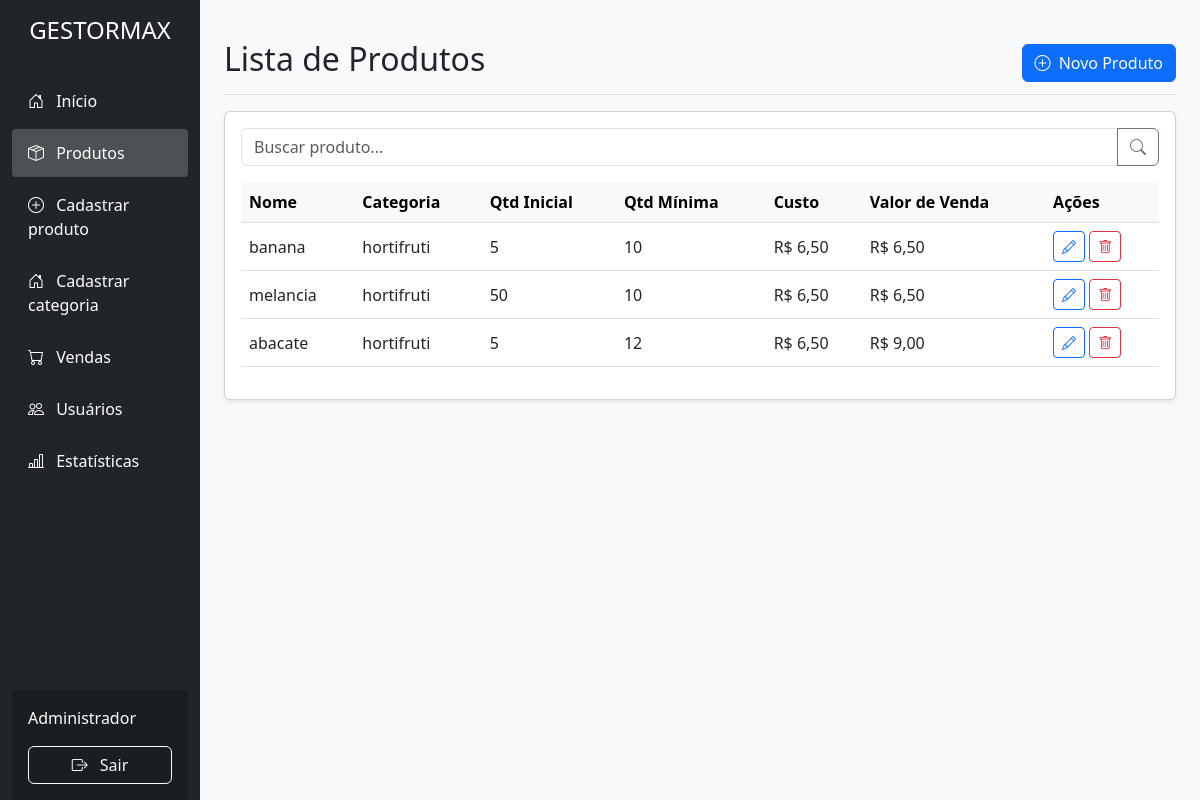
/pages/produtos-lista.php, run on an earlier commit of the app's database.
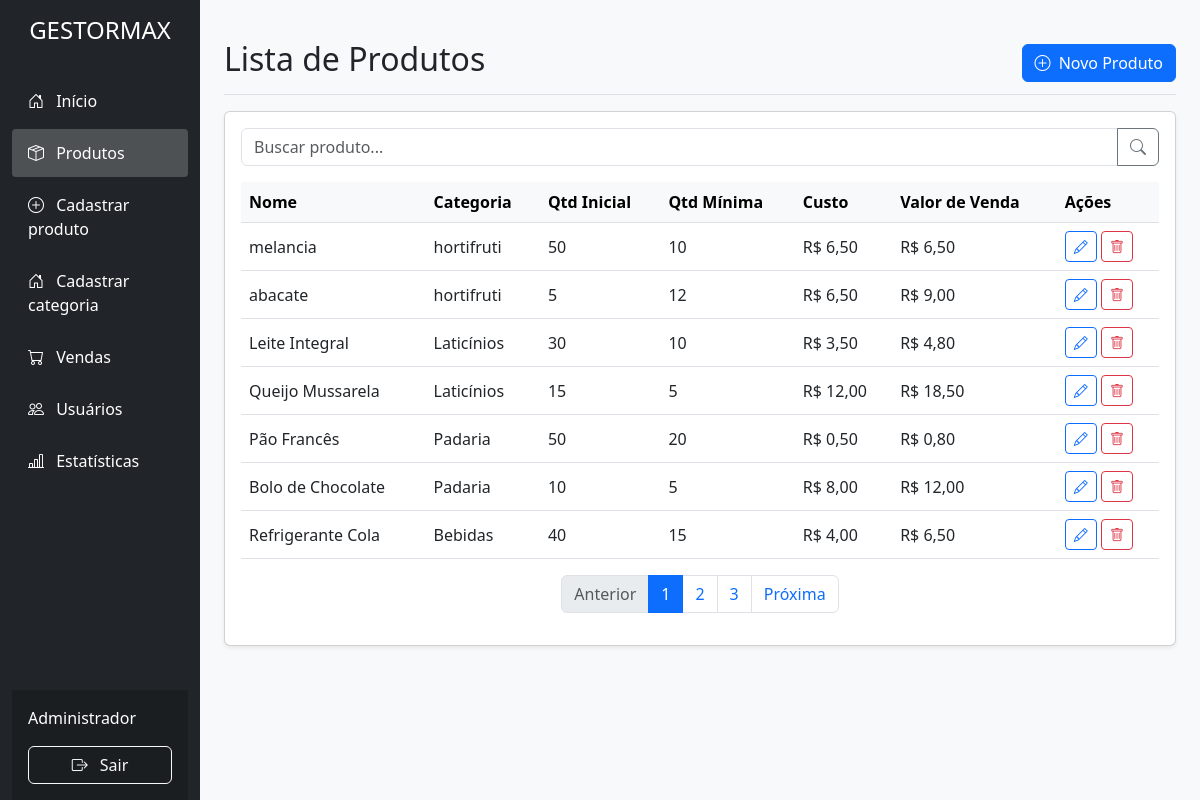
And on a later commit of the database.
### tables this page shows
CREATE TABLE `produtos` (
  `id` int(11) NOT NULL,
  `nome` varchar(100) NOT NULL,
  `categoria_id` int(11) DEFAULT NULL,
  `quantidade_inicial` int(11) NOT NULL,
  `quantidade_minima` int(11) NOT NULL,
  `custo` decimal(10,2) NOT NULL,
  `valor_venda` decimal(10,2) NOT NULL
);

CREATE TABLE `categorias` (
  `categoria_id` int(11) NOT NULL,
  `nome` varchar(100) NOT NULL
);

### pages/produtos-lista.php (the view, shortened to what this page needs)
<?php
include 'conexao.php';
$itemsPerPage = 7;
$page = isset($_GET['page']) ? max(1, intval($_GET['page'])) : 1;
$offset = ($page - 1) * $itemsPerPage;
$sqlCount = "SELECT COUNT(*) AS total FROM produtos";
$resultCount = $conn->query($sqlCount);
$totalProdutos = $resultCount->fetch_assoc()['total'];
$totalPages = ceil($totalProdutos / $itemsPerPage);
$sql = "SELECT p.*, c.nome AS cat_nome FROM produtos p
        LEFT JOIN categorias c ON p.categoria_id = c.categoria_id
        LIMIT $offset, $itemsPerPage";
$result = $conn->query($sql);
?>
<!DOCTYPE html>
<html lang="pt-BR">
<head>
  <link href="https://cdn.jsdelivr.net/npm/bootstrap@5.3.0/dist/css/bootstrap.min.css" rel="stylesheet" />
  <link rel="stylesheet" href="https://cdn.jsdelivr.net/npm/bootstrap-icons@1.10.0/font/bootstrap-icons.css" />
  <link rel="stylesheet" href="../styles/produtos.css" />
  <link rel="stylesheet" href="../styles/sidebar.css" />
</head>
<body>
<div class="container-fluid">
  <div class="row">
    <?php include '../INCLUDE/sidebar.php'; ?>
    <main class="col-md-9 ms-sm-auto col-lg-10 px-md-4 py-4">
      <div class="d-flex justify-content-between flex-wrap flex-md-nowrap align-items-center pt-3 pb-2 mb-3 border-bottom">
        <h1 class="h2">Lista de Produtos</h1>
        <a href="criar-produto.php" class="btn btn-primary">
          <i class="bi bi-plus-circle me-1"></i> Novo Produto
        </a>
      </div>
      <div class="card shadow-sm">
        <div class="card-body">
          <div class="input-group mb-3">
            <input type="text" id="busca-produto" class="form-control" placeholder="Buscar produto..." />
            <button class="btn btn-outline-secondary" type="button" id="btn-buscar-produto">
              <i class="bi bi-search"></i>
            </button>
          </div>
          <div class="table-responsive">
            <table class="table table-hover" id="tabela-produtos">
              <thead class="table-light">
                <tr>
                  <th>Nome</th>
                  <th>Categoria</th>
                  <th>Qtd Inicial</th>
                  <th>Qtd Mínima</th>
                  <th>Custo</th>
                  <th>Valor de Venda</th>
                  <th>Ações</th>
                </tr>
              </thead>
              <tbody>
                <?php
                if ($result->num_rows > 0) {
                  while ($row = $result->fetch_assoc()) {
                    echo "<tr>";
                    echo "<td>" . htmlspecialchars($row['nome']) . "</td>";
                    echo "<td>" . htmlspecialchars($row['cat_nome'] ?? 'Sem categoria') . "</td>";
                    echo "<td>" . intval($row['quantidade_inicial']) . "</td>";
                    echo "<td>" . intval($row['quantidade_minima']) . "</td>";
                    echo "<td>R$ " . number_format($row['custo'], 2, ',', '.') . "</td>";
                    echo "<td>R$ " . number_format($row['valor_venda'], 2, ',', '.') . "</td>";
                    echo "<td>
                            <a href='produtos-editar.php?id=" . $row['id'] . "' class='btn btn-sm btn-outline-primary' title='Editar'>
                              <i class='bi bi-pencil'></i>
                            </a>
                            <button class='btn btn-sm btn-outline-danger btn-excluir' data-id='" . $row['id'] . "' title='Excluir'>
                              <i class='bi bi-trash'></i>
                            </button>
                          </td>";
                    echo "</tr>";
                  }
                } else {
                  echo "<tr><td colspan='7' class='text-center'>Nenhum produto encontrado.</td></tr>";
                }
                ?>
              </tbody>
            </table>
          </div>
          <?php if ($totalProdutos > $itemsPerPage): ?>
            <nav aria-label="Navegação de páginas">
              <ul class="pagination justify-content-center">
                <li class="page-item <?= ($page <= 1) ? 'disabled' : '' ?>">
                  <a class="page-link" href="?page=<?= max($page - 1, 1) ?>" tabindex="-1">Anterior</a>
                </li>
                <?php for ($i = 1; $i <= $totalPages; $i++): ?>
                  <li class="page-item <?= ($i == $page) ? 'active' : '' ?>">
                    <a class="page-link" href="?page=<?= $i ?>"><?= $i ?></a>
                  </li>
                <?php endfor; ?>
                <li class="page-item <?= ($page >= $totalPages) ? 'disabled' : '' ?>">
                  <a class="page-link" href="?page=<?= min($page + 1, $totalPages) ?>">Próxima</a>
                </li>
              </ul>
            </nav>
          <?php endif; ?>
        </div>
      </div>
    </main>
  </div>
</div>
</body>
</html>

### INCLUDE/sidebar.php (shortened to what this page needs)
<?php
$current = basename($_SERVER['SCRIPT_NAME']);
function isActive(string $page, string $current): string {
    return $page === $current ? 'active' : '';
}
?>
<div class="col-md-3 col-lg-2 d-md-block bg-dark sidebar">
  <div class="position-sticky pt-3 vh-100 d-flex flex-column">
    <div class="sidebar-header text-center mb-4 px-3">
      <h1 class="h4 text-white">GESTORMAX</h1>
    </div>
    <nav class="flex-grow-1">
      <ul class="nav flex-column">
        <li class="nav-item">
          <a class="nav-link text-white <?php echo isActive('dashboard.php', $current); ?>" href="dashboard.php">
            <i class="bi bi-house-door me-2"></i>
            Início
          </a>
        </li>
        <li class="nav-item">
          <a class="nav-link text-white <?php echo isActive('produtos-lista.php', $current); ?>" href="produtos-lista.php">
            <i class="bi bi-box-seam me-2"></i>
            Produtos
          </a>
        </li>
        <li class="nav-item">
          <a class="nav-link text-white <?php echo isActive('produtos-cadastro.php', $current); ?>" href="produtos-cadastro.php">
            <i class="bi bi-plus-circle me-2"></i>
            Cadastrar produto
          </a>
        </li>
        <li class="nav-item">
          <a class="nav-link text-white <?php echo isActive('criar-categoria.php', $current); ?>" href="criar-categoria.php">
            <i class="bi bi-house-door me-2"></i>
            Cadastrar categoria
          </a>
        </li>
        <li class="nav-item">
          <a class="nav-link text-white <?php echo isActive('vendas.php', $current); ?>" href="vendas.php">
            <i class="bi bi-cart me-2"></i>
            Vendas
          </a>
        </li>
        <li class="nav-item">
          <a class="nav-link text-white <?php echo isActive('usuarios-lista.php', $current); ?>" href="usuarios-lista.php">
            <i class="bi bi-people me-2"></i>
            Usuários
          </a>
        </li>
        <li class="nav-item">
          <a class="nav-link text-white <?php echo isActive('estatisticas.php', $current); ?>" href="estatisticas.php">
            <i class="bi bi-bar-chart-line me-2"></i>
            Estatísticas
          </a>
        </li>
      </ul>
    </nav>
    <div class="sidebar-footer mt-auto p-3">
      <div class="d-flex justify-content-between align-items-center mb-3">
        <span class="text-white" id="user-name">
        <?php echo htmlspecialchars($_SESSION['usuario_nome'] ?? 'Administrador'); ?>
        </span>
      </div>
      <a href="logout.php" class="btn btn-outline-light w-100">
         <i class="bi bi-box-arrow-right me-2"></i> Sair
      </a>
    </div>
  </div>
</div>

### styles/produtos.css (style rules this page uses)
body { background-color: #f8f9fa; overflow-x: hidden; }
.table th { white-space: nowrap; }
.table td { vertical-align: middle; }

### styles/sidebar.css (style rules this page uses)
.sidebar { min-height: 100vh; background-color: #212529; }
.sidebar .nav-link { padding: 0.75rem 1rem; border-radius: 0.25rem; margin-bottom: 0.25rem; }
.sidebar .nav-link.active { background-color: rgba(255, 255, 255, 0.2); font-weight: 500; }
.sidebar-footer { background-color: rgba(0, 0, 0, 0.2); }

What changed in the data, as far as the page shows it:
removed produtos: nome "banana", categoria.nome "hortifruti", quantidade_inicial "5", quantidade_minima "10", custo "6,50", valor_venda "6,50"
added produtos: nome "Leite Integral", categoria.nome "Laticínios", quantidade_inicial "30", quantidade_minima "10", custo "3,50", valor_venda "4,80"
added produtos: nome "Queijo Mussarela", categoria.nome "Laticínios", quantidade_inicial "15", quantidade_minima "5", custo "12,00", valor_venda "18,50"
added produtos: nome "Pão Francês", categoria.nome "Padaria", quantidade_inicial "50", quantidade_minima "20", custo "0,50", valor_venda "0,80"
added produtos: nome "Bolo de Chocolate", categoria.nome "Padaria", quantidade_inicial "10", quantidade_minima "5", custo "8,00", valor_venda "12,00"
added produtos: nome "Refrigerante Cola", categoria.nome "Bebidas", quantidade_inicial "40", quantidade_minima "15", custo "4,00", valor_venda "6,50"
Also different on the page:
text now shown: "Anterior Próxima"
new list line: "1"
new list line: "2"
new list line: "3"
